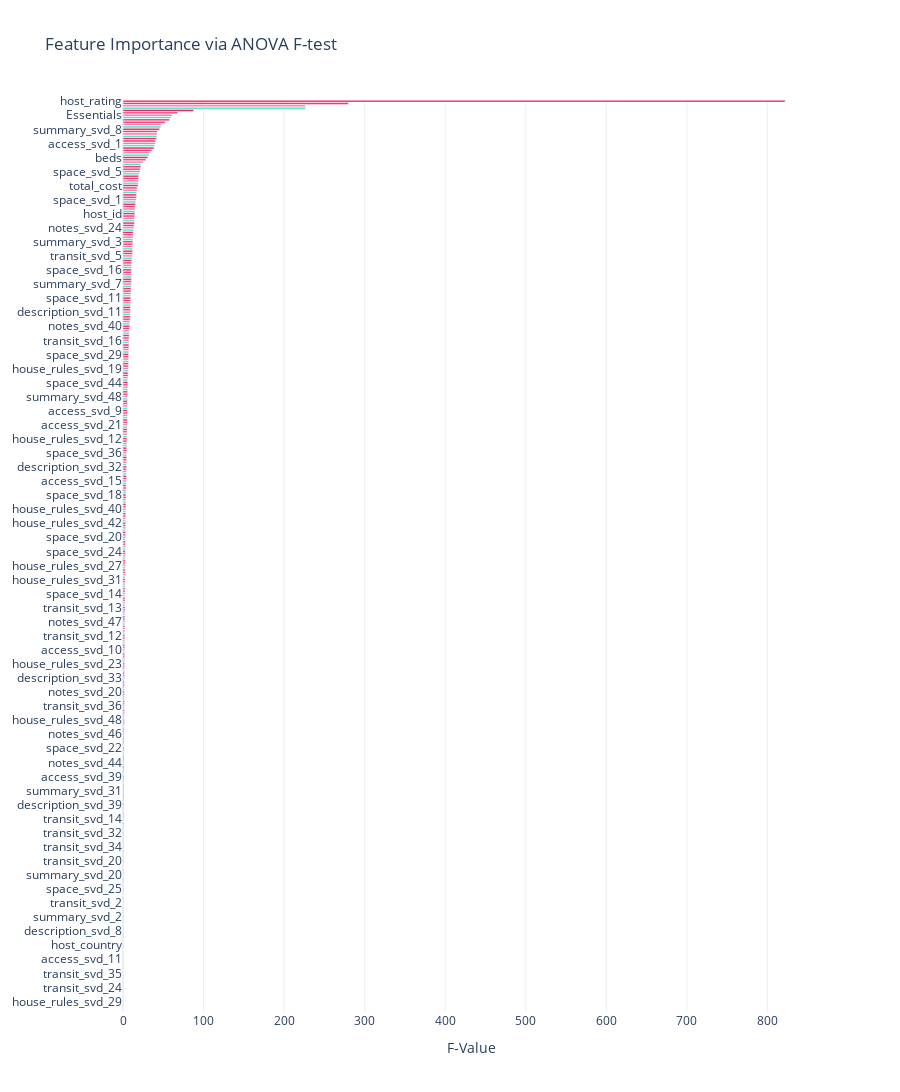

Here is the notebook cell this chart was saved with:
### Code cell
import plotly.graph_objects as go

anova_results_sorted = anova_results.sort_values(by='F-Value', ascending=False)

colors = ['#E41D53', '#EE2D6B', '#F76EA0', '#40E0D0']
color_cycle = [colors[i % len(colors)] for i in range(len(anova_results_sorted))]

fig = go.Figure(go.Bar(
    x=anova_results_sorted['F-Value'],
    y=anova_results_sorted['Feature'],
    orientation='h',
    marker=dict(color=color_cycle)
))

fig.update_layout(
    title='Feature Importance via ANOVA F-test',
    xaxis_title='F-Value',
    yaxis=dict(autorange='reversed'),  
    height=30 * len(anova_results_sorted),  
    template='plotly_white'
)

fig.show()

### Figure 1 — Plotly figure (JSON) as saved in the notebook; plotly's stock layout.template omitted (floating-point values rounded to 4 significant figures; data arrays with more than 128 entries replaced by an {"elided": "..."} marker saying what was removed)
{"data": [{"marker": {"color": {"elided": "389 str values"}}, "orientation": "h", "type": "bar", "x": {"elided": "389 float values"}, "y": {"elided": "389 str values"}}], "layout": {"height": 11670, "title": {"text": "Feature Importance via ANOVA F-test"}, "xaxis": {"title": {"text": "F-Value"}}, "yaxis": {"autorange": "reversed"}}}
